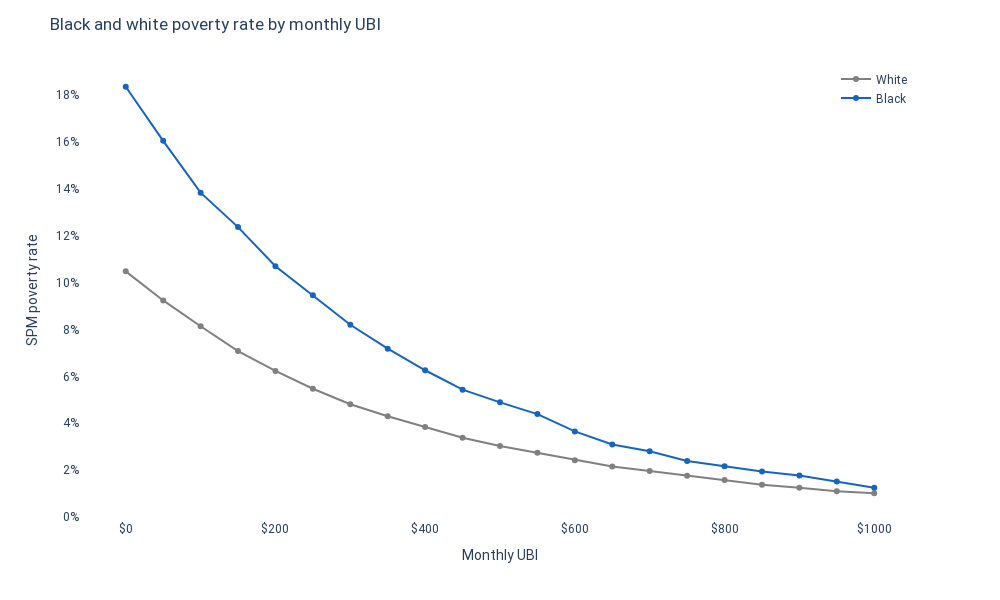

The notebook cell this image was saved under:
### Code cell
DARK_BLUE = '#1565C0'
GRAY = '#808080'

line_graph(df=summary, x='monthly_ubi', 
           y='poverty_rate', color='race',
           title='Black and white poverty rate by monthly UBI',
           xaxis_title='Monthly UBI',
           yaxis_title='SPM poverty rate',                  
           color_discrete_map={'White': GRAY,
                        'Black': DARK_BLUE},
           yaxis_ticksuffix='%',
           yaxis_tickprefix='')

### Figure 1 — Plotly figure (JSON) as saved in the notebook; plotly's stock layout.template omitted (floating-point values rounded to 4 significant figures)
{"data": [{"legendgroup": "White", "line": {"color": "#808080", "dash": "solid"}, "mode": "markers+lines", "name": "White", "orientation": "v", "showlegend": true, "type": "scatter", "x": [0, 50, 100, 150, 200, 250, 300, 350, 400, 450, 500, 550, 600, 650, 700, 750, 800, 850, 900, 950, 1000], "xaxis": "x", "y": [10.48, 9.24, 8.14, 7.08, 6.23, 5.47, 4.81, 4.3, 3.84, 3.38, 3.03, 2.74, 2.42, 2.15, 1.96, 1.76, 1.58, 1.37, 1.24, 1.1, 1.01], "yaxis": "y"}, {"legendgroup": "Black", "line": {"color": "#1565C0", "dash": "solid"}, "mode": "markers+lines", "name": "Black", "orientation": "v", "showlegend": true, "type": "scatter", "x": [0, 50, 100, 150, 200, 250, 300, 350, 400, 450, 500, 550, 600, 650, 700, 750, 800, 850, 900, 950, 1000], "xaxis": "x", "y": [18.36, 16.05, 13.84, 12.37, 10.7, 9.46, 8.2, 7.18, 6.26, 5.43, 4.89, 4.39, 3.65, 3.09, 2.8, 2.39, 2.16, 1.94, 1.77, 1.51, 1.24], "yaxis": "y"}], "layout": {"font": {"family": "Roboto"}, "height": 600, "hovermode": "x", "legend": {"title": {"text": ""}, "tracegroupgap": 0, "x": 0.9, "xanchor": "left", "y": 0.99, "yanchor": "top"}, "margin": {"t": 60}, "plot_bgcolor": "white", "title": {"text": "Black and white poverty rate by monthly UBI"}, "width": 1000, "xaxis": {"anchor": "y", "domain": [0, 1], "tickprefix": "$", "title": {"text": "Monthly UBI"}}, "yaxis": {"anchor": "x", "domain": [0, 1], "tickprefix": "", "ticksuffix": "%", "title": {"text": "SPM poverty rate"}}}}
